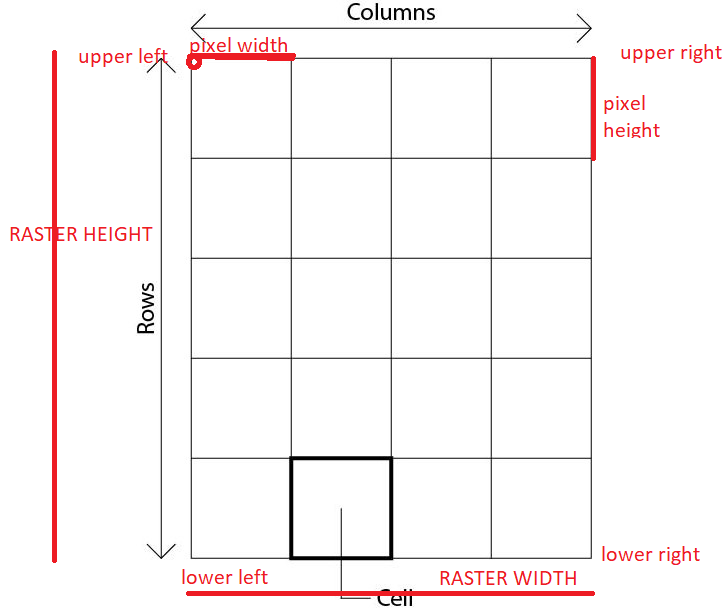
#> input picture gdal series/cell_raster.png, 726 x 612 px
$ jupyter execute --allow-errors readrastergdal.ipynb   (shell and % lines are left out)
#> lines starting #> are read from the running program, lines starting #| are printed output that depends on the picture
[cell 1]
from osgeo import gdal

#> (a cell that did not finish here is left out)

#> (a cell that did not finish here is left out)

#> (a cell that did not finish here is left out)

#> (a cell that did not finish here is left out)

#> (a cell that did not finish here is left out)

[cell 7]
# myName -->  camel case
# my_name --> snake case
# MyName --> pascal case

#> (a cell that did not finish here is left out)

#> (a cell that did not finish here is left out)

#> (a cell that did not finish here is left out)

#> (a cell that did not finish here is left out)

#> (a cell that did not finish here is left out)

[cell 13]
import PIL
from PIL import Image

[cell 14]
DEMONS = Image.open('cell_raster.png')
#> DEMONS is the input picture: PIL image 726x612 RGBA; mean R, G, B, A 250, 245.5, 245.7, 255

[cell 15]
DEMONS.resize((800,500))
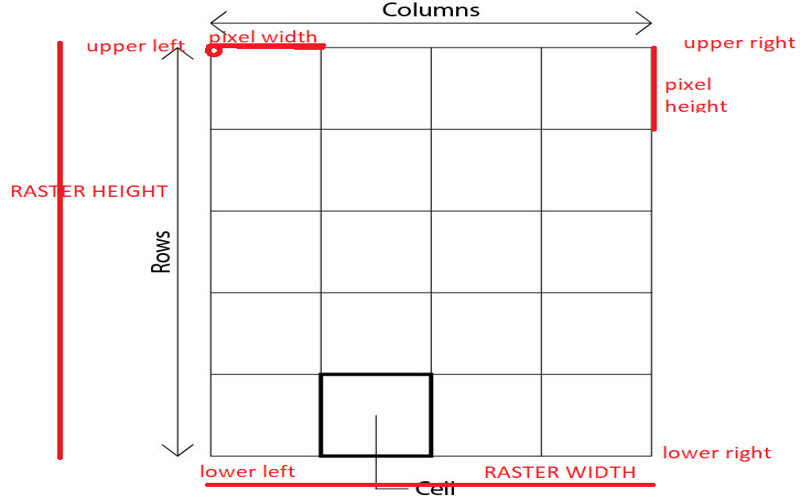
#> Out: PIL image 800x500 RGBA; mean R, G, B, A 249.8, 245.3, 245.4, 255


$ run again, with gdal series/class_structure.png copied over gdal series/cell_raster.png
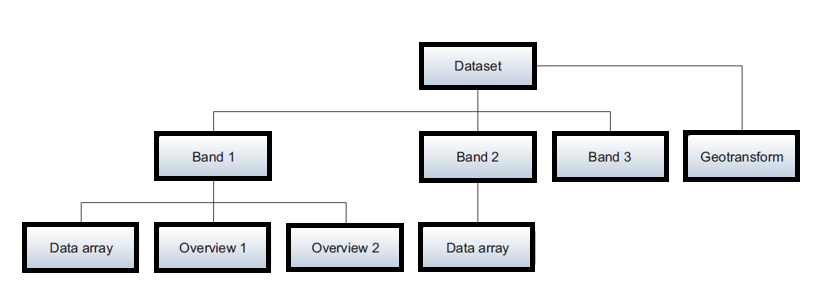
#> input picture gdal series/class_structure.png, 816 x 286 px
#> DEMONS is the input picture: PIL image 816x286 RGBA; mean R, G, B, A 232.4, 233.3, 234.5, 255
#> `DEMONS.resize((800,500))`:
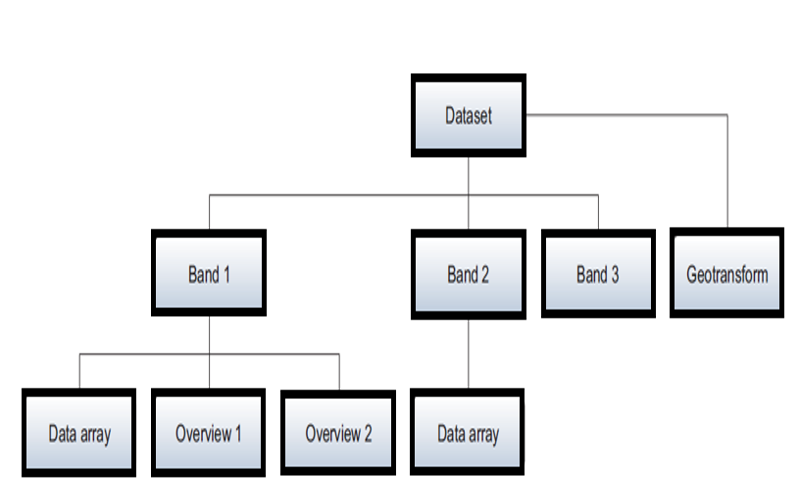
#> Out: PIL image 800x500 RGBA; mean R, G, B, A 232.5, 233.3, 234.5, 255
